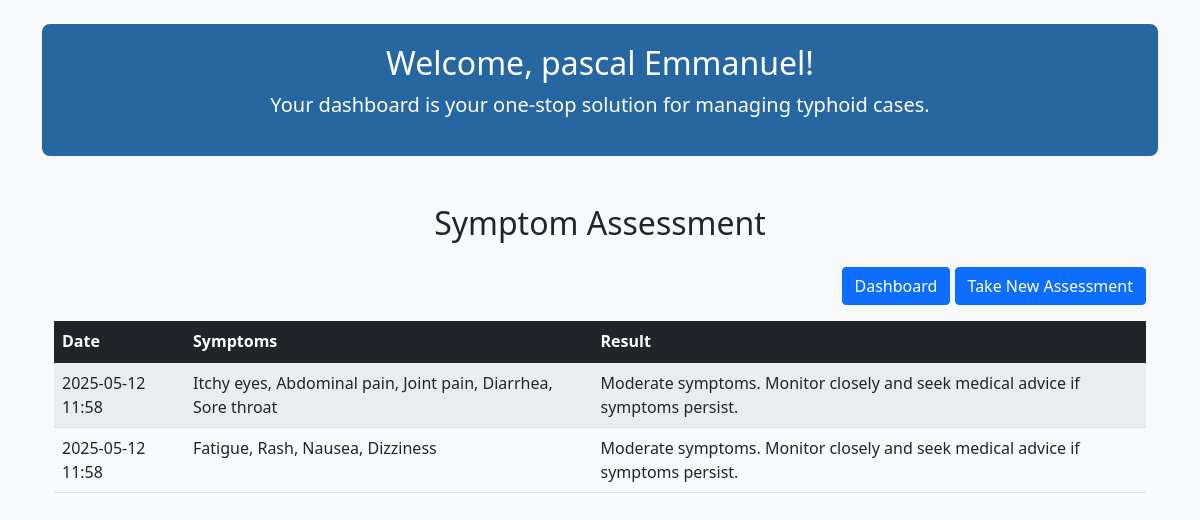
Screenshot of /symptom-assessment (signed in) with the database file from the repository.
### app.py (models this page shows, shortened)
class Doctor(db.Model):
    id = db.Column(db.Integer, primary_key=True)
    name = db.Column(db.String(100))
    email = db.Column(db.String(100))
    phone = db.Column(db.String(20))
    dob = db.Column(db.Date)
    gender = db.Column(db.String(10))
    marital_status = db.Column(db.String(20))
    address = db.Column(db.String(200))
    state = db.Column(db.String(50))
    hospital_id = db.Column(db.Integer, db.ForeignKey('hospital.id'))
    password = db.Column(db.String(200))  # <-- Add this line
    hospital = db.relationship('Hospital', backref='doctors')
    @property
    def is_authenticated(self):
        return True

class SymptomAssessment(db.Model):
    id = db.Column(db.Integer, primary_key=True)
    user_id = db.Column(db.Integer, db.ForeignKey('user.id'), nullable=False)
    date = db.Column(db.DateTime, default=db.func.now())
    symptoms = db.Column(db.Text, nullable=False)
    result = db.Column(db.String(200), nullable=False)
    user = db.relationship('User', backref=db.backref('assessments', lazy=True))

### app.py (the view)
@app.route('/symptom-assessment')
@login_required
def symptom_assessment():
    assessments = SymptomAssessment.query.filter_by(user_id=current_user.id).order_by(SymptomAssessment.date.desc()).all()
    return render_template('user_assessment.html', assessments=assessments, user=current_user)

### app.py (called while the page is built)
@login_manager.user_loader
def load_user(user_id):
    user_type = session.get('user_type')
    if user_type == 'user':
        return User.query.get(int(user_id))
    elif user_type == 'doctor':
        return Doctor.query.get(int(user_id))
    return None

### templates/user_assessment.html (shortened to what this page needs)
<!DOCTYPE html>
<html lang="en">
<head>
    <link href="https://cdn.jsdelivr.net/npm/bootstrap@5.1.3/dist/css/bootstrap.min.css" rel="stylesheet">
    <link rel="stylesheet" href="{{ url_for('static', filename='css/dashboard.css') }}">
</head>
<body>
    <div class="container mt-4">
        <div class="dashboard-header text-center">
            <h2>Welcome, {{ user.name }}!</h2>
            <p class="lead">Your dashboard is your one-stop solution for  managing typhoid cases.</p>
        </div>
<div class="container mt-5">
    <h2 class="text-center mb-4">Symptom Assessment</h2>
    <div class="text-end mb-3">
        <a href="{{ url_for('user_dashboard') }}" class="btn btn-primary">Dashboard</a>
        <a href="{{ url_for('new_assessment') }}" class="btn btn-primary">Take New Assessment</a>
    </div>
    {% if assessments %}
        <table class="table table-striped">
            <thead class="table-dark">
                <tr>
                    <th>Date</th>
                    <th>Symptoms</th>
                    <th>Result</th>
                </tr>
            </thead>
            <tbody>
                {% for assessment in assessments %}
                    <tr>
                        <td>{{ assessment.date.strftime('%Y-%m-%d %H:%M') }}</td>
                        <td>{{ assessment.symptoms }}</td>
                        <td>{{ assessment.result }}</td>
                    </tr>
                {% endfor %}
            </tbody>
        </table>
    {% else %}
        <p class="text-muted">You have not taken any assessments yet.</p>
    {% endif %}
</div>
</body>
</html>

### static/css/dashboard.css (style rules this page uses)
body { background-color: #f8f9fa; }
.dashboard-header { background-color: rgba(2, 77, 146, 0.85); color: white; padding: 20px; border-radius: 0.5rem; margin-bottom: 30px; }

### rows the page displays
Doctor: name "pascal Emmanuel"
SymptomAssessment: date "2025-05-12 11:58", symptoms "Itchy eyes, Abdominal pain, Joint pain, Diarrhea, Sore throat", result "Moderate symptoms. Monitor closely and seek medical advice if symptoms persist."
SymptomAssessment: date "2025-05-12 11:58", symptoms "Fatigue, Rash, Nausea, Dizziness", result "Moderate symptoms. Monitor closely and seek medical advice if symptoms persist."
